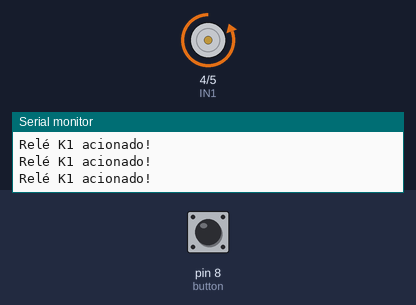
Bench run of a sketch on a simulated Arduino Uno, built with avr-gcc and run on an emulated ATmega328P. On the bench: motor-driver pin pairs drawn as motors (green arrow = first pin HIGH = forward, orange = second pin HIGH = backward, longer = more drive), the last lines printed to the serial monitor. The test bench sets the inputs (shaded band); at power-on: pin 8 (button) LOW.

Above: at 1.3 s.
1.4 s: pin 8 (button) pulled HIGH for 3.2 s
At 6.1 s:
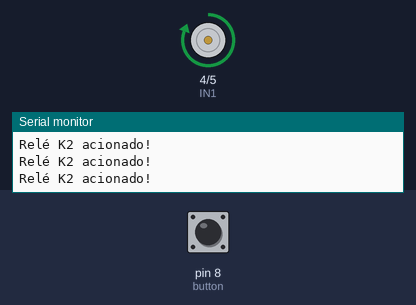
6.4 s: pin 8 (button) pulled HIGH for 0.15 s
At 8.1 s:
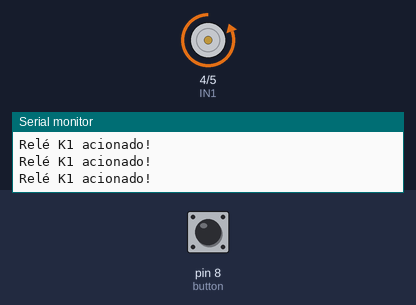
9.5 s: pin 8 (button) pulled HIGH for 1 s
At 10.3 s:
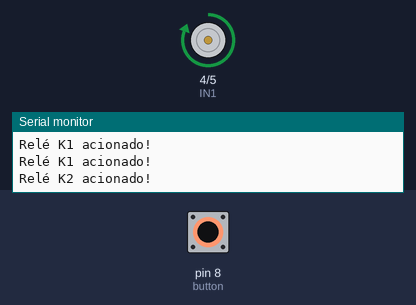
13.5 s: pin 8 (button) pulsed HIGH 5 times (0.12 s each, 0.3 s apart)
At 15.0 s:
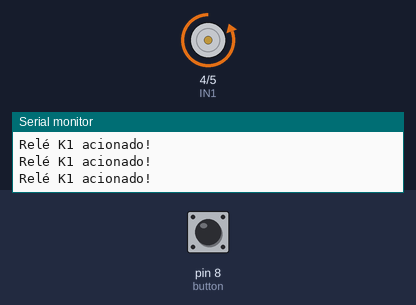
18.0 s: pin 8 (button) pulsed HIGH 2 times (0.12 s each, 0.3 s apart)
At 18.8 s:
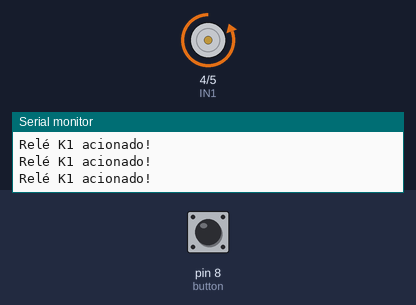
Timing chart, 0 to 21.0 s (numbered marks = the images above; inputs shaded):
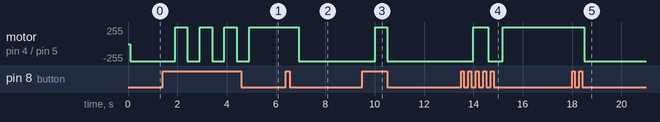

The sketch:

007_ponte_H_com_rele.ino
```cpp
#define IN1 4
#define IN2 5
#define button 8

bool rodaSentidoHorario = true;

void setup()
{
    Serial.begin(9600);
    pinMode(button, INPUT);
    pinMode(IN1, OUTPUT);
    pinMode(IN2, OUTPUT);
    digitalWrite(IN1, HIGH);
    digitalWrite(IN2, HIGH);
    delay(100);
}

void loop()
{
    if (digitalRead(button) == HIGH)
    {
        rodaSentidoHorario = !rodaSentidoHorario;
        delay(500);
    }

    if (rodaSentidoHorario)
    {
        digitalWrite(IN1, LOW);
        digitalWrite(IN2, HIGH);
        Serial.println("Relé K1 acionado!");
    }
    else
    {
        digitalWrite(IN1, HIGH);
        digitalWrite(IN2, LOW);
        Serial.println("Relé K2 acionado!");
    }
}
```

Measured:
- after the input at 1.4 s, motor on pin 4 (IN1) / pin 5 (IN2): alternates forward 255/255 for 0.50 s and backward 255/255 for 0.50 s, 7 changes in all, then stays forward 255/255, starting after 0.51 s
- after the input at 6.4 s, motor on pin 4 (IN1) / pin 5 (IN2): forward 255/255 → backward 255/255 after 0.52 s
- after the input at 9.5 s, motor on pin 4 (IN1) / pin 5 (IN2): backward 255/255 → forward 255/255 after 0.51 s, → backward 255/255 0.50 s later
- after the input at 13.5 s, motor on pin 4 (IN1) / pin 5 (IN2): backward 255/255 → forward 255/255 after 0.50 s, → backward 255/255 0.60 s later, → forward 255/255 0.60 s later
- after the input at 18.0 s, motor on pin 4 (IN1) / pin 5 (IN2): forward 255/255 → backward 255/255 after 0.51 s
